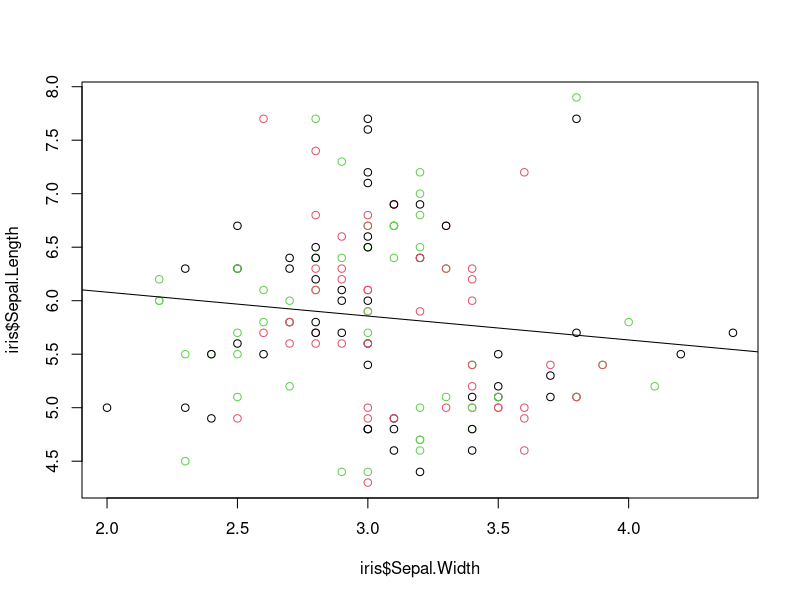
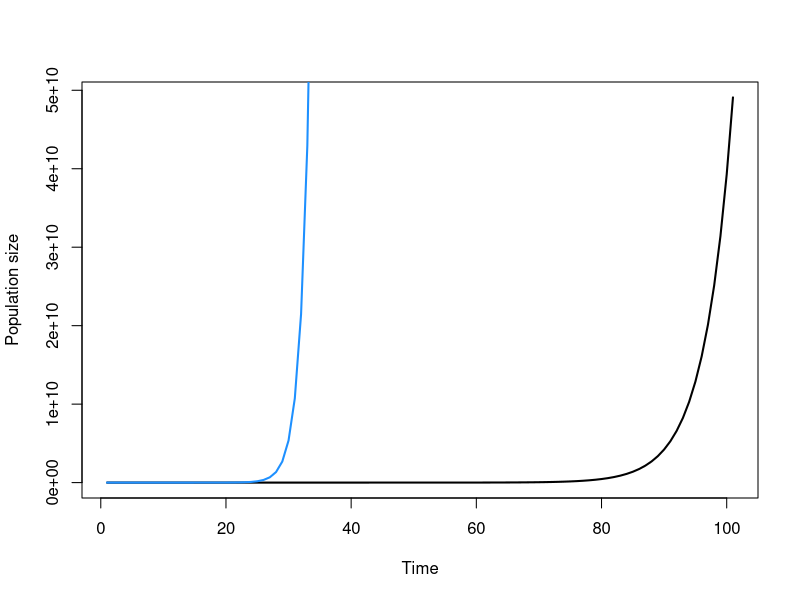

Here is the R script that generated these plots, in order:
## ---- chunk 1
knitr::opts_chunk$set(warning = FALSE, message = FALSE) 
## ---- chunk 2
data(iris)
mod <- glm(iris$Sepal.Length ~ iris$Sepal.Width)
plot(iris$Sepal.Length ~ iris$Sepal.Width, 
  col=1:3[as.numeric(iris$Species)])
abline(mod)

## ---- chunk 3

expoGrowth <- function(n, lambda=1.25, times=100){
  nt <- c(n)
  for(i in 1:times){
    nt[i+1] <- nt[i] * lambda
  }
  return(nt)
}

## ---- chunk 4

plot(expoGrowth(10), type='l', ylab='Population size', 
  xlab='Time', lwd=2)
lines(expoGrowth(10, lambda=2), col='dodgerblue', lwd=2)
